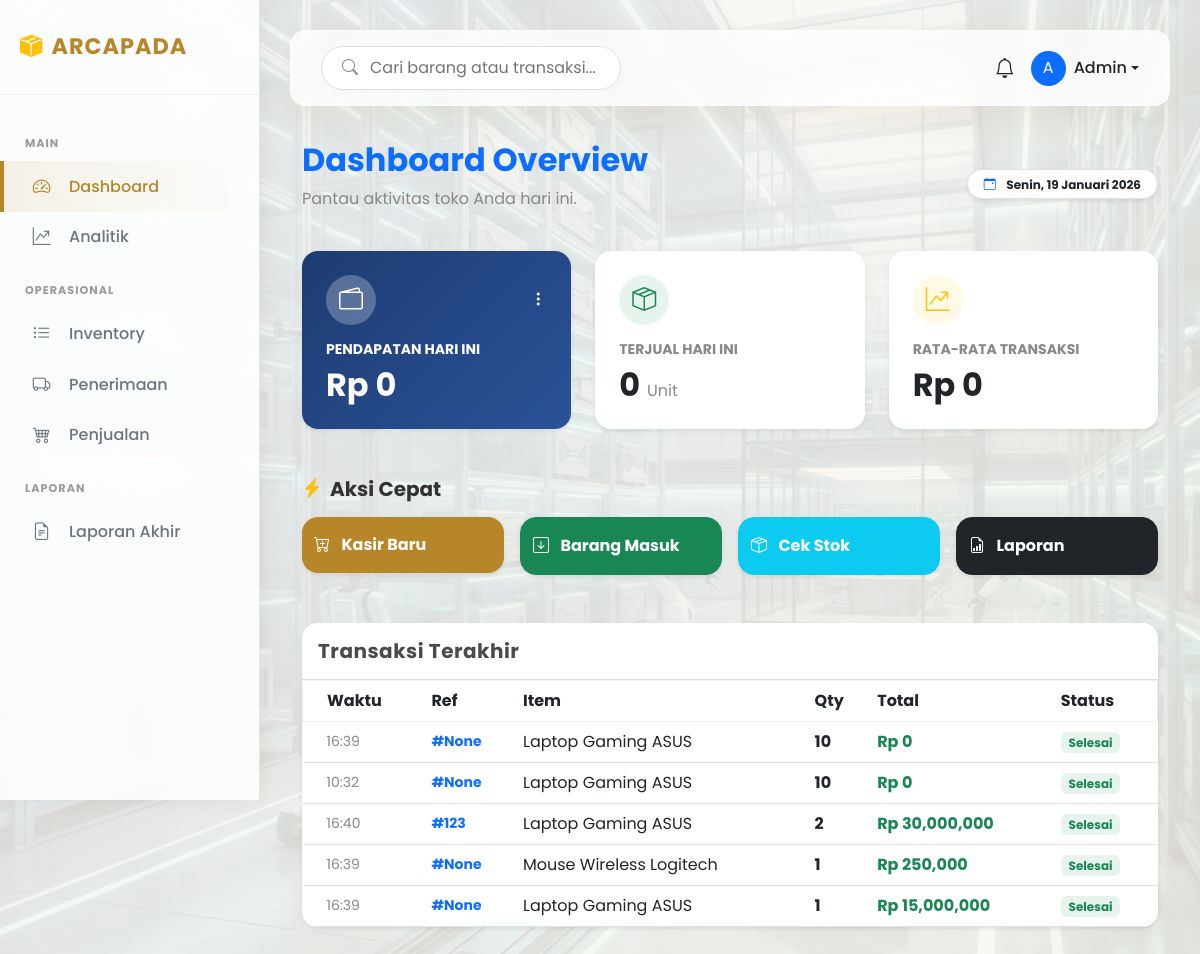
The page /dashboard (signed in) on the database as committed earlier.
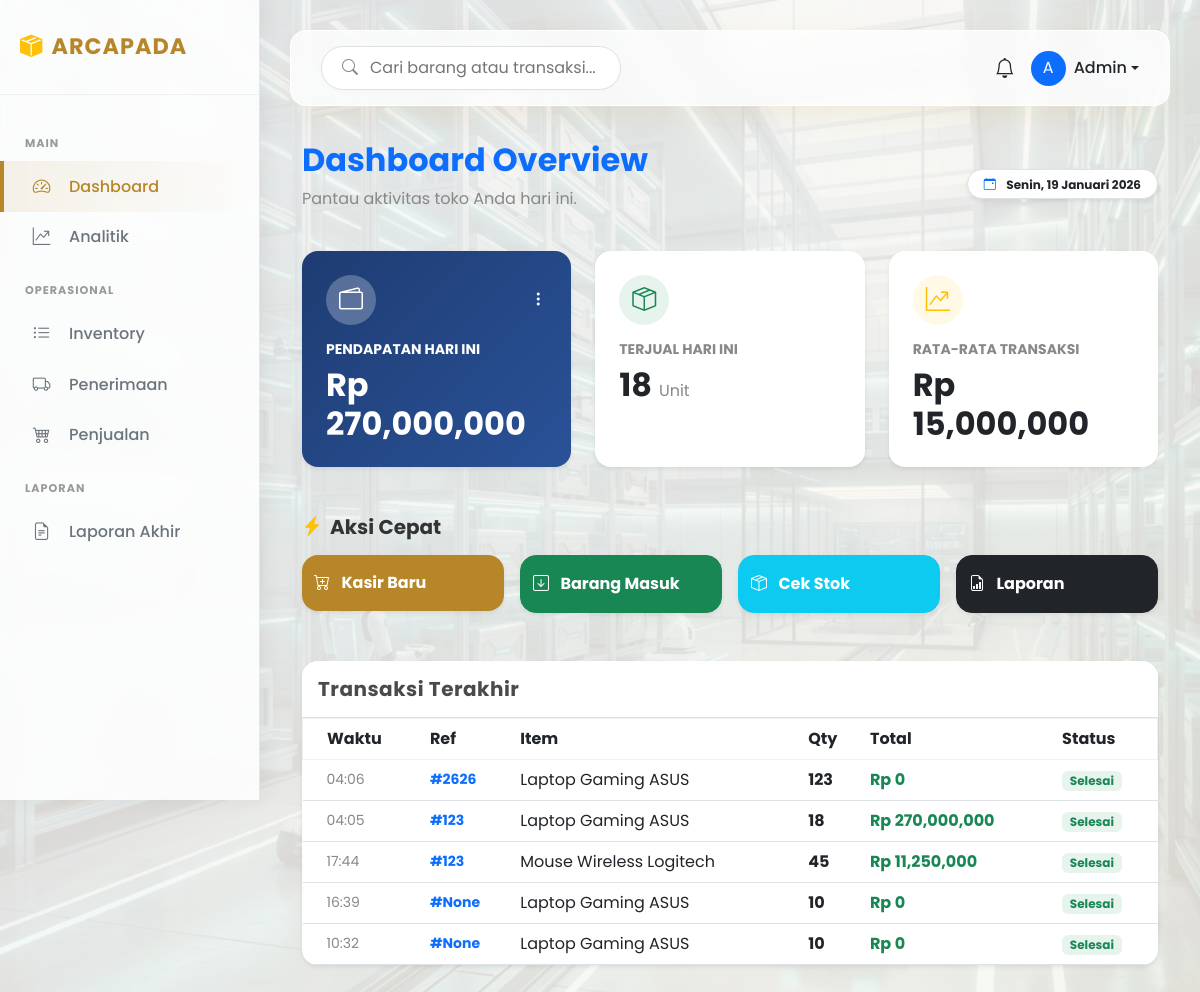
The same page on the database as committed later.
### app/models.py (models this page shows, shortened)
class Transaction(db.Model):
    __tablename__ = 'transactions'
    id = db.Column(db.Integer, primary_key=True)
    product_id = db.Column(db.Integer, db.ForeignKey('products.id'), nullable=False)
    transaction_type = db.Column(db.String(10), nullable=False)
    quantity = db.Column(db.Integer, nullable=False)
    total_amount = db.Column(db.Float, nullable=False)
    created_at = db.Column(db.DateTime, default=datetime.utcnow)
    supplier = db.Column(db.String(100), nullable=True)
    reference = db.Column(db.String(50), nullable=True)

class Product(db.Model):
    __tablename__ = 'products'
    id = db.Column(db.Integer, primary_key=True)
    sku = db.Column(db.String(20), unique=True, nullable=False)
    name = db.Column(db.String(100), nullable=False)
    description = db.Column(db.Text, nullable=True)
    price = db.Column(db.Float, nullable=False)
    cost = db.Column(db.Float, nullable=False)
    stock_quantity = db.Column(db.Integer, default=0)
    min_stock_threshold = db.Column(db.Integer, default=10)
    transactions = db.relationship('Transaction', backref='product', lazy=True)

### app/controllers/web_controller.py (the view)
@web_bp.route('/dashboard')
def dashboard():
    if 'user_id' not in session: return redirect(url_for('auth.login_web'))
    today = datetime.now().replace(hour=0, minute=0, second=0, microsecond=0)
    total_revenue = db.session.query(func.sum(Transaction.total_amount))\
        .filter(Transaction.transaction_type == 'OUT')\
        .filter(Transaction.created_at >= today)\
        .scalar() or 0
    total_sold = db.session.query(func.sum(Transaction.quantity))\
        .filter(Transaction.transaction_type == 'OUT')\
        .filter(Transaction.created_at >= today)\
        .scalar() or 0
    recent_transactions = Transaction.query.order_by(Transaction.created_at.desc()).limit(5).all()
    summary = {
        'total_revenue': total_revenue,
        'total_items_sold': total_sold,
        'average_order_value': (total_revenue / total_sold) if total_sold > 0 else 0
    }
    return render_template('dashboard.html', summary=summary, recent_transactions=recent_transactions)

### app/context_processor.py (called while the page is built)
def inject_notifications():
    def get_notifications():
        allowed_roles = ['admin', 'kepala_gudang', 'kepala_divisi']
        user_role = session.get('role')
        if not user_role or user_role not in allowed_roles:
            return {'count': 0, 'items': []}
        low_stock_items = Product.query.filter(Product.stock_quantity <= Product.min_stock_threshold).all()
        return {
            'count': len(low_stock_items),
            'items': low_stock_items
        }
    return dict(notifications=get_notifications())

### app/templates/dashboard.html (shortened to what the changed rows need)
{% extends "base.html" %}
{% block content %}
<div class="container pb-5">
    <div class="d-flex justify-content-between align-items-center mb-4">
        <div>
            <h2 class="fw-bold text-primary">Dashboard Overview</h2>
        </div>
    </div>
    <div class="row g-4 mb-5">
        <div class="col-md-4">
            <div class="card border-0 shadow-sm h-100" style="background: linear-gradient(135deg, #1e3c72 0%, #2a5298 100%); color: white;">
                <div class="card-body p-4">
                    <div class="d-flex justify-content-between align-items-center mb-3">
                        <div class="bg-white bg-opacity-25 rounded-circle p-2 d-flex align-items-center justify-content-center" style="width: 50px; height: 50px;">
                        </div>
                        <div class="dropdown">
                        </div>
                    </div>
                    <h6 class="text-white text-opacity-75 text-uppercase small fw-bold">Pendapatan Hari Ini</h6>
                    <h2 class="fw-bold mb-0">Rp {{ "{:,.0f}".format(summary.total_revenue) }}</h2>
                </div>
            </div>
        </div>
        <div class="col-md-4">
            <div class="card border-0 shadow-sm h-100 bg-white">
                <div class="card-body p-4">
                    <div class="d-flex justify-content-between align-items-center mb-3">
                        <div class="bg-success bg-opacity-10 text-success rounded-circle p-2 d-flex align-items-center justify-content-center" style="width: 50px; height: 50px;">
                        </div>
                    </div>
                    <h6 class="text-muted text-uppercase small fw-bold">Terjual Hari Ini</h6>
                    <h2 class="fw-bold mb-0 text-dark">{{ summary.total_items_sold }} <span class="fs-6 text-muted fw-normal">Unit</span></h2>
                </div>
            </div>
        </div>
        <div class="col-md-4">
            <div class="card border-0 shadow-sm h-100 bg-white">
                <div class="card-body p-4">
                    <div class="d-flex justify-content-between align-items-center mb-3">
                        <div class="bg-warning bg-opacity-10 text-warning rounded-circle p-2 d-flex align-items-center justify-content-center" style="width: 50px; height: 50px;">
                        </div>
                    </div>
                    <h6 class="text-muted text-uppercase small fw-bold">Rata-rata Transaksi</h6>
                    <h2 class="fw-bold mb-0 text-dark">Rp {{ "{:,.0f}".format(summary.average_order_value) }}</h2>
                </div>
            </div>
        </div>
    </div>
    <div class="card border-0 shadow-sm rounded-4 overflow-hidden">
        <div class="card-body p-0">
            <table class="table table-hover align-middle mb-0">
                <thead class="bg-light">
                    <tr>
                        <th class="ps-4">Waktu</th>
                        <th>Ref</th>
                        <th>Item</th>
                        <th>Qty</th>
                        <th>Total</th>
                        <th>Status</th>
                    </tr>
                </thead>
                <tbody>
                    {% for t in recent_transactions %}
                    <tr>
                        <td class="ps-4 text-muted small">{{ t.created_at.strftime('%H:%M') }}</td>
                        <td class="fw-bold text-primary small">#{{ t.reference }}</td>
                        <td>{{ t.product.name }}</td>
                        <td class="fw-bold">{{ t.quantity }}</td>
                        <td class="text-success fw-bold">Rp {{ "{:,.0f}".format(t.total_amount) }}</td>
                        <td>
                            <span class="badge bg-success bg-opacity-10 text-success">Selesai</span>
                        </td>
                    </tr>
                    {% else %}
                    <tr>
                        <td colspan="6" class="text-center py-4 text-muted">Belum ada transaksi hari ini.</td>
                    </tr>
                    {% endfor %}
                </tbody>
            </table>
        </div>
    </div>
</div>
{% endblock %}

Rows that differ between the two databases and show on the page:
no longer on this page (row unchanged): Transaction: created_at "16:40", reference "123", product.name "Laptop Gaming ASUS", quantity "2", total_amount "30,000,000"
no longer on this page (row unchanged): Transaction: created_at "16:39", reference "None", product.name "Mouse Wireless Logitech", quantity "1", total_amount "250,000"
no longer on this page (row unchanged): Transaction: created_at "16:39", reference "None", product.name "Laptop Gaming ASUS", quantity "1", total_amount "15,000,000"
added Transaction: created_at "04:06", reference "2626", product.name "Laptop Gaming ASUS", quantity "123", total_amount "0"
added Transaction: created_at "04:05", reference "123", product.name "Laptop Gaming ASUS", quantity "18", total_amount "270,000,000"
added Transaction: created_at "17:44", reference "123", product.name "Mouse Wireless Logitech", quantity "45", total_amount "11,250,000"
Other text that changed with them:
{{ "{:,.0f}".format(summary.total_revenue) }}: "0" → "270,000,000"
{{ summary.total_items_sold }}: "0" → "18"
{{ "{:,.0f}".format(summary.average_order_value) }}: "0" → "15,000,000"
